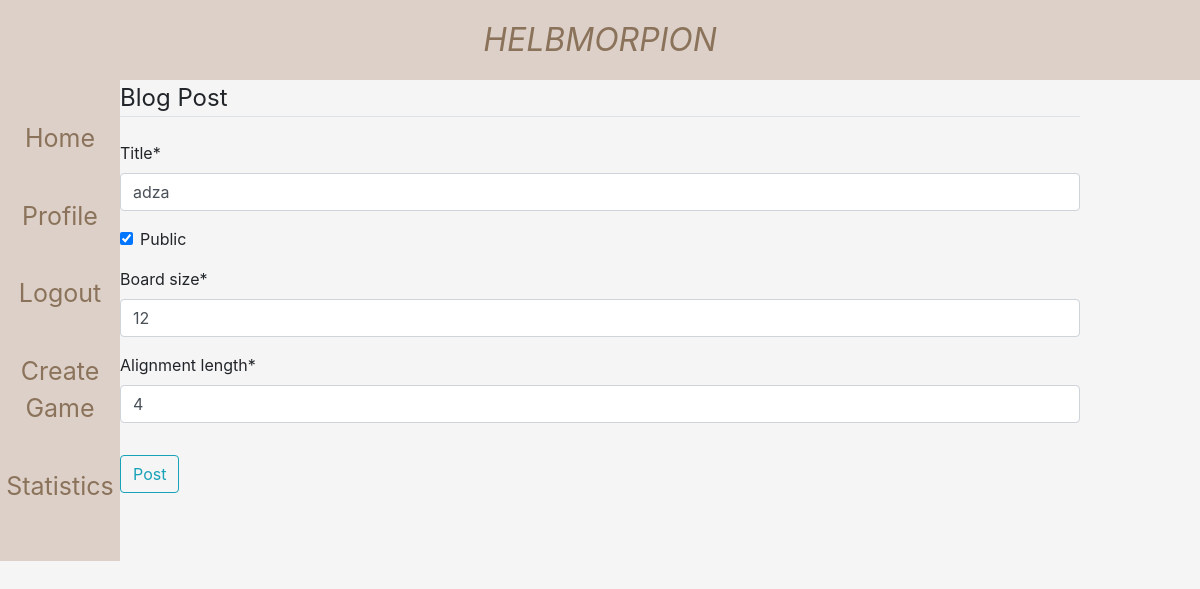
The app's page /game/115/update/ (signed in) with its own data.
### games/models.py (models this page shows, shortened)
class Game(models.Model):
    title = models.CharField(max_length=255) # Champ pour stocker le titre de la partie (maximum 255 caractères)
    creator = models.ForeignKey(User, on_delete=models.CASCADE) # Champ pour stocker le créateur de la partie, lié au modèle User de Django
    opponent = models.ForeignKey(User, on_delete=models.SET_NULL, null=True, blank=True, related_name='opponent')
    public = models.BooleanField(default=True) # Champ pour indiquer si la partie est publique ou privée (par défaut, publique)
    board_size = models.PositiveIntegerField(default=3) # Champ pour définir la taille du plateau de jeu (par défaut, 3x3 pour un tic-tac-toe)
    alignment_length = models.PositiveIntegerField(default=3) # Champ pour définir la longueur nécessaire pour gagner le jeu (par défaut, 3 pour un tic-tac-toe)
    code = models.CharField(max_length=8, blank=True, null=True) # Champ pour stocker le code d'accès pour les parties privées (max 8 caractères, facultatif)
    created_at = models.DateTimeField(auto_now_add=True) # Champ pour enregistrer la date et l'heure de création de la partie (auto-généré)
    finished = models.BooleanField(default=False) # on veut voir si la partie est finie ou pas
    symbol_creator = models.URLField(null=True, blank=True) # symbol du créateur
    symbol_opponent = models.URLField(null=True, blank=True) # symbol de l'opposant
    current_player = models.CharField(max_length=50,default='') # joueur entraint de joueur
    board_state = models.JSONField() # matrice de type jsonfield que l'on initialise par la suite
    surrender = models.BooleanField(default=False) # booléen pour l'abandon
    winner = models.CharField(max_length=255, null=True, blank=True) # et le nom du winner
    waiting_for_player = models.BooleanField(default=True)
    def __init__(self, *args, **kwargs):
        super().__init__(*args, **kwargs)

### games/views.py (the view, shortened to what this page needs)
# urls.py: path('<int:pk>/update/', GameUpdate.as_view(), name="game-update"),
class GameUpdate(LoginRequiredMixin,UserPassesTestMixin, UpdateView):
    model = Game
    fields = ['title', 'public', 'board_size', 'alignment_length']
    """
    La méthode test_func dans la classe GameUpdate est une méthode spéciale utilisée avec la classe UserPassesTestMixin
    dans le contexte des vues  de Django.
    Son objectif est de fournir une logique pour tester si un utilisateur a le droit d'accéder à une vue particulière.
     en l'occurence on vérifie bien que le créateur de la game est celui qui veut l'update
    """
    def test_func(self) :
        game = self.get_object()
        if self.request.user == game.creator:
            return True
        return False

### games/templates/games/game_form.html (shortened to what this page needs)
{% extends "core/base.html" %}
{% load crispy_forms_tags %}
{% block content %}
<div class="content-section">
    <form method="POST">
        <fieldset class="form-group">
            <legend class="border-bottom mb-4">
                Blog Post
            </legend>
            {{ form|crispy }}
        </fieldset>
        <div class="form-group">
            <button class="btn btn-outline-info" type="submit">
                Post
            </button>
        </div>
    </form>
</div>
{% endblock content %}

### core/static/core/main.css (style rules this page uses)
body { margin: 0; display: flex; flex-direction: column; align-items: center; justify-content: center; background-color: #F5F5F5; }

### records on screen
Game: title "adza", public "☑", board_size "12", alignment_length "4"
